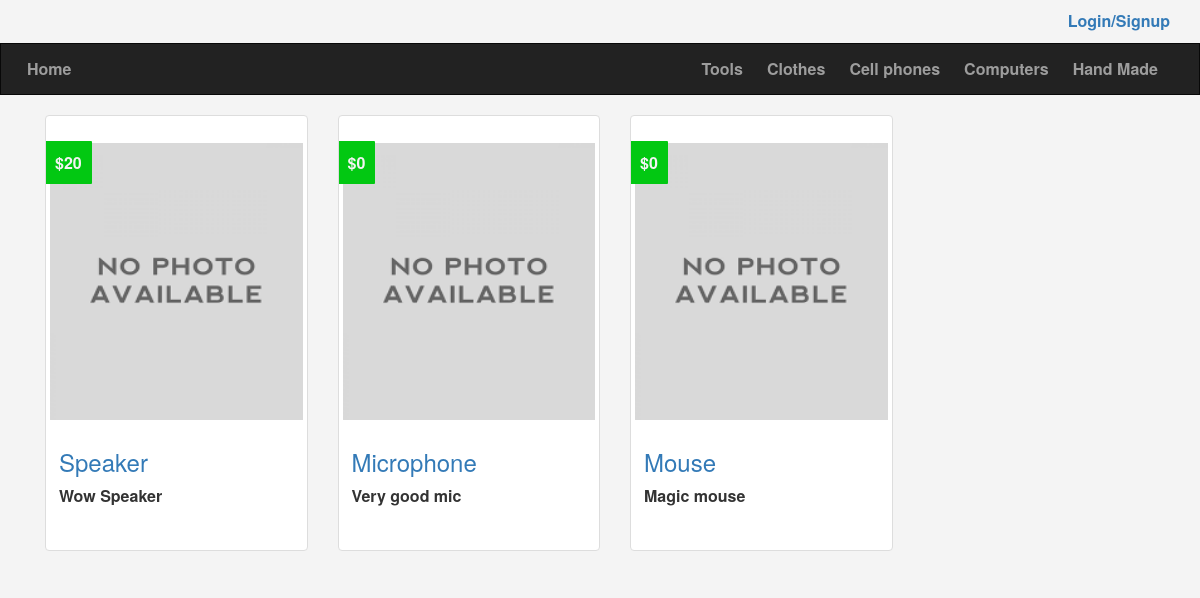
Page /categories.php?pageID=9 on the committed database.
### tables this page shows
CREATE TABLE `categories` (
  `categoryID` int(11) NOT NULL,
  `categoryName` varchar(255) NOT NULL,
  `parent` int(11) NOT NULL,
  `description` text NOT NULL,
  `ordering` int(11) DEFAULT NULL,
  `visibility` tinyint(4) NOT NULL DEFAULT '0',
  `allowComment` tinyint(4) NOT NULL DEFAULT '0',
  `allowAds` tinyint(4) NOT NULL DEFAULT '0'
);

CREATE TABLE `items` (
  `itemID` int(11) NOT NULL,
  `itemName` varchar(255) NOT NULL,
  `description` text NOT NULL,
  `price` float NOT NULL,
  `country` varchar(255) NOT NULL,
  `image` varchar(255) NOT NULL,
  `status` varchar(255) NOT NULL,
  `date` date NOT NULL,
  `rating` int(11) NOT NULL,
  `approve` int(11) NOT NULL DEFAULT '0',
  `userID` int(11) NOT NULL,
  `categoryID` int(11) NOT NULL,
  `tags` varchar(255) NOT NULL
);

### init.php (called while the page is built, shortened)
<?php
    require 'admin/connectDB.php';
   $temps = 'includes/templates/';
   $css = 'layout/css/';
   $lang = 'includes/languages/';
   $funcs = 'includes/functions/';
    require $funcs.'functions.php';
    require $lang.'english.php';
    require $temps.'header.php';

### includes/languages/english.php (called while the page is built)
<?php
    function lang($phrase)
    {
       static $lang = array
        (
             'home'        => 'Home',
             'categories'  => 'Categories',
             'items'       => 'Items',
             'members'     => 'Members',
             'comments'    => 'Comments',
             'statistics'  => 'Statistics',
             'logs'        => 'Logs',
             'adminName'   => 'Nader',
             'editProfile' => 'Edit Profile',
             'settings'    => 'Settings',
             'logout'      => 'Log Out'
        );
       return $lang[$phrase];
    }

### includes/functions/functions.php (called while the page is built, shortened)
<?php
    function  getAllFrom($column,$table,$where = null,$orderbyColumn,$orderASCorDESC = 'DESC')
    {
        global $con;
        $getAll = $con->prepare("SELECT $column from $table  $where order by $orderbyColumn $orderASCorDESC ");
        $getAll->execute();
        $all = $getAll->fetchAll();
        return $all;
    }

### categories.php (the view, shortened to what this page needs)
<?php
require 'init.php';
?>
    <div class="container">
    <div class="row" style="height: 20px;"></div>
    <div class="container">
        <div class="row">
            <?php
            if(isset($_GET['pageID']) && is_numeric($_GET['pageID']))
            {
                $categoryID = intval($_GET['pageID']);
                $getAll = $con->prepare("
                                                   SELECT items.*  from items
                                                    inner join categories ON
                                                     items.categoryID = categories.categoryID
                                                      WHERE categories.parent = '{$categoryID}' or categories.categoryID = '{$categoryID}'
                  ");
                $getAll->execute();
                $items = $getAll->fetchAll();
                foreach ($items as $item)
                {
                    echo '<div class="col-sm-6 col-md-3">';
                    echo '<div class="thumbnail item-box">';
                    echo '<span class="price-tag price-label">$'.$item['price'].'</span>';
                    if(empty($item['image'])) {
                        echo '<img src="admin/uploads/itemsphotos/defaultItem.png"/>';
                    } else {
                        echo '<img src="admin/uploads/itemsphotos/'.$item['image'].'"/>';
                    }
                    echo '<div class="caption">';
                    echo '<h3><a href="items.php?itemID='.$item['itemID'].'">'.$item['itemName'].'</a></h3>';
                    echo '<p>'.$item['description'].'</p>';
                    echo '</div>';
                    echo '</div>';
                    echo '</div>';
                }
            }else
            {
                echo "<div class='alert alert-danger'>You havn't choose a category</div>";
            }
            ?>
        </div>
    </div>
<?php require $temps.'footer.php'; ?>

### includes/templates/header.php (shortened to what this page needs)
<!DOCTYPE html>
<html>
<head>
    <link rel="stylesheet" href="<?php echo $css?>bootstrap.min.css"/>
    <link rel="stylesheet" href="<?php echo $css?>all.min.css"/>
    <link rel="stylesheet" href="<?php echo $css?>frontend.css"/>
</head>
<body>
<div class="upper-bar">
    <div class="container">
        <?php
        if(isset($_SESSION['userSession']))
        {
            $stmt = $con->prepare("select * from users where userID = ?");
            $stmt->execute(array($_SESSION['userIDSession']));
            $getuserData = $stmt->fetch();
            if(empty($getuserData['userImage'])) {
                echo '<img src="admin/uploads/usersphotos/defaultuser.jpg" class="img-circle myimg"/>';
            } else {
                echo '<img src="admin/uploads/usersphotos/'.$getuserData['userImage'].'" class="img-circle myimg"/>';
            }
            ?>
            <div class="btn-group my-info">
                        <span class="btn  dropdown-toggle" data-toggle="dropdown">
                            <?php echo $_SESSION['userSession']?>
                            <span class="caret"></span>
                        </span>
                <ul class="dropdown-menu">
                    <li><a href="profile.php">My profile</a></li>
                    <li><a href="newad.php">New AD</a></li>
                    <li><a href="profile.php#myads">My ADS</a></li>
                    <li><a href="logout.php">Log out</a></li>
                </ul>
            </div>
            <?php
        }
        else
        {
            ?>
            <a href="login.php">
                <span class="pull-right">Login/Signup</span>
            </a>
        <?php } ?>
    </div>
</div>
<nav class="navbar navbar-inverse">
    <div class="container">
        <div class="navbar-header">
            <a class="navbar-brand" href="index.php"><?php echo lang('home')?></a>
        </div>
        <div class="collapse navbar-collapse" id="app-nav">
            <div class="nav navbar-nav navbar-right">
                <?php
                $categories = getAllFrom('*','categories','where parent = 0','categoryID');
                foreach ($categories as $category)
                {
                    echo '<li><a href="categories.php?pageID='. $category['categoryID'].'">'.$category['categoryName'].'</a></li>';
                }
                ?>
            </div>
        </div>
    </div>
</nav>
</body>

### layout/css/frontend.css (style rules this page uses)
body { background-color: #f4f4f4; font-size: 16px; font-weight: bolder; }
.navbar { border-radius: 0; margin-bottom: 0; }
.nav > li > a, .navbar-brand { padding: 15px 12px; }
.navbar-brand { font-size: 1em; }
.upper-bar { padding: 10px; }
.item-box { height: 436px; max-height: 436px; overflow: hidden; }
.item-box .price-label { height: 20px; background-color: #02C812; padding: 10px; width: 60px; height: 32px; line-height: 14px; position: relative; left: -5px; top: 32px; color: #f4f4f4; border-radius: 1px; }
.thumbnail a>img, .thumbnail>img { margin-right: 0; margin-left: 0; width: 100%; height: 65%; }

### rows in the picture
categories: categoryName "Tools"
categories: categoryName "Clothes"
categories: categoryName "Cell phones"
categories: categoryName "Computers"
categories: categoryName "Hand Made"
items: price "20", itemName "Speaker", description "Wow Speaker"
items: price "0", itemName "Microphone", description "Very good mic"
items: price "0", itemName "Mouse", description "Magic mouse"

### other values in the picture
lang('home') "Home"
